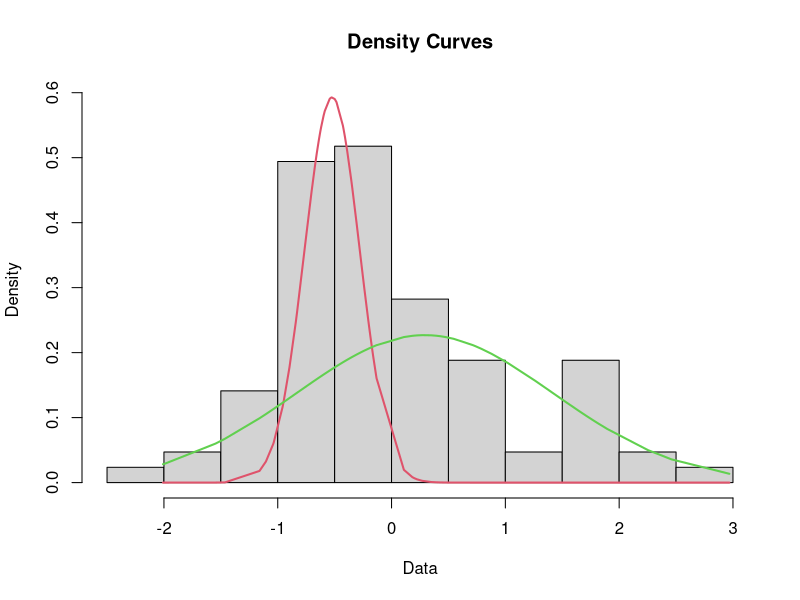

Source code (R): (Note: this script raises an error after producing the figure.)
library(mixtools)

dados = read.table('dados.csv', header=TRUE, sep=";")
attach(dados)

training.setOriginal <- dados[1:85, ]
training.set <- training.setOriginal
training.set$mes <- as.double(training.set$mes)
training.set <- scale(training.set)


venda <- training.set[,"venda"]


mixmdl = normalmixEM(venda)
plot(mixmdl,which=2)
lines(density(wait), lty=2, lwd=2)
